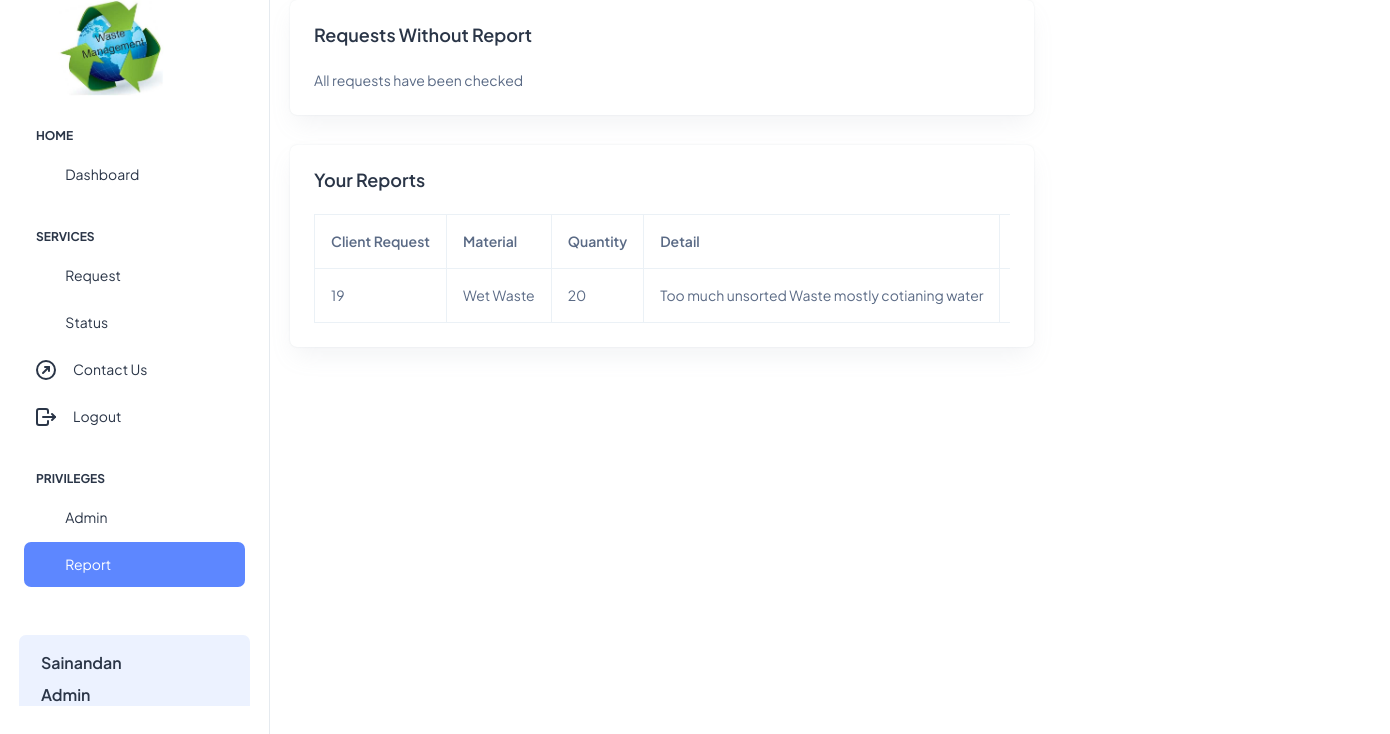
The page /reports/ (signed in) on the database its author committed.
### base/models.py (models this page shows, shortened)
class User(AbstractUser):
    username = models.CharField(max_length=255, unique=True)
    fullname = models.CharField(max_length=255, default="")
    email = models.EmailField(unique=True)
    mobile_number = models.CharField(max_length=15)
    collector = models.BooleanField(default=False)
    groups = models.ManyToManyField('auth.Group', related_name='base_user_groups', blank=True)
    user_permissions = models.ManyToManyField('auth.Permission', related_name='base_user_permissions', blank=True)
    objects = CustomUserManager()

class CollectorReport(models.Model):
    collector = models.ForeignKey(User, on_delete=models.CASCADE, default=None)
    client_request = models.OneToOneField('ClientRequest', on_delete=models.CASCADE, default=None, unique=True)
    material = models.TextField(default=None)
    quantity = models.IntegerField(default=None)
    detail = models.TextField(default=None)
    finalprice = models.DecimalField(max_digits=10, decimal_places=2, null=True, blank=True)
    confirmation_from_client = models.BooleanField(default=False)
    transaction_completed = models.BooleanField(default=False)
    timestamp = models.DateTimeField(auto_now_add=True)

class ClientRequest(models.Model):
    user = models.ForeignKey(User, on_delete=models.CASCADE)
    location = models.CharField(max_length=255)
    type_of_waste = models.CharField(max_length=50, choices=[
        ('Plastic', 'Plastic'),
        ('Paper', 'Paper'),
        ('Glass', 'Glass'),
        ('Metal', 'Metal'),
        ('Wet waste', 'Wet waste'),
        ('Dry waste', 'Dry waste'),
        ('Others', 'Others'),
    ])
    timestamp = models.DateTimeField(auto_now_add=True)
    alloted = models.BooleanField(default=False)

### base/views.py (the view)
# urls.py: path('reports/',views.reports , name='reports'),
def reports(request):
    collector_reports = CollectorReport.objects.filter(collector=request.user)
    allocations = Allocation.objects.filter(collector=request.user)
    requests_without_report = []
    for alloc in allocations:
        requests_report = CollectorReport.objects.filter(client_request=alloc.client_request).first()
        if not requests_report:
            request_of_client = ClientRequest.objects.get(id=alloc.client_request.id)
            requests_without_report.append(request_of_client)
    context = {
        'requests_without_report': requests_without_report,
        'collector_reports': collector_reports
    }
    return render(request, 'report.html', context)

### base/templates/report.html (shortened to what this page needs)
{% extends 'base.html' %}
{% block content %}
{% include 'navbar.html' %}
<div class="container custom-container">
  <div class="col-lg-8 ml-5">
    <div class="card w-100">
      <div class="card-body p-4">
        <h5 class="card-title fw-semibold mb-4">Requests Without Report</h5>
        {% if requests_without_report %}
        <div class="table-responsive">
          <table class="table table-bordered text-nowrap mb-0 align-middle">
            <thead class="thead-dark">
              <tr>
                <th>Request ID</th>
                <th>Client</th>
                <th>Mobile Number</th>
                <th>Detail</th>
                <th>Location</th>
                <th>Requested Time</th>
                <th>Action</th>
              </tr>
            </thead>
            <tbody>
              {% for request in requests_without_report %}
              <tr>
                <td>{{ request.id }}</td>
                <td>{{ request.user.username }}</td>
                <td>{{ request.user.mobile_number }}</td>
                <td>{{ request.detail }}</td>
                <td>{{ request.location }}</td>
                <td>{{ request.timestamp|date:"F j, Y H:i:s" }}</td>
                <td>
                  <a href="{% url 'submit_report' request.id %}" class="btn btn-primary">Create a Record</a>
                </td>
              </tr>
              {% endfor %}
            </tbody>
          </table>
        </div>
        {% else %}
        All requests have been checked
        {% endif %}
      </div>
    </div>
  </div>
  <div class="col-lg-8 ml-5">
    <div class="card w-100">
      <div class="card-body p-4">
        <h5 class="card-title fw-semibold mb-4">Your Reports</h5>
        {% if collector_reports %}
        <div class="table-responsive">
          <table class="table table-bordered text-nowrap mb-0 align-middle">
            <thead class="thead-dark">
              <tr>
                <th>Client Request</th>
                <th>Material</th>
                <th>Quantity</th>
                <th>Detail</th>
                <th>Final Price</th>
              </tr>
            </thead>
            <tbody>
              {% for report in collector_reports %}
              <tr>
                <td>{{ report.client_request.id }}</td>
                <td>{{ report.material }}</td>
                <td>{{ report.quantity }}</td>
                <td>{{ report.detail }}</td>
                <td>{{ report.finalprice }}</td>
              </tr>
              {% endfor %}
            </tbody>
          </table>
        </div>
        {% else %}
        No reports submitted yet
        {% endif %}
      </div>
    </div>
  </div>
</div>
{% endblock %}

### base/templates/navbar.html (shortened to what this page needs)
{% extends 'base.html' %}
{% load static %}
{% block content %}
<div class="page-wrapper" id="main-wrapper" data-layout="vertical" data-navbarbg="skin6" data-sidebartype="full"
  data-sidebar-position="fixed" data-header-position="fixed">
  <aside class="left-sidebar">
    <div>
      <div class="brand-logo d-flex align-items-center justify-content-between">
        <a href="{% url 'home' %}" class="text-nowrap logo-img"><img src="{% static 'images/logos/wm.jpg' %}"
            width="180" alt="Logo" /></a>
      </div>
      <nav class="sidebar-nav scroll-sidebar" data-simplebar="">
        <ul id="sidebarnav">
          <li class="nav-small-cap">
            <span class="hide-menu">Home</span>
          </li>
          <li class="sidebar-item">
            <a class="sidebar-link" href="{% url 'home' %}" aria-expanded="false">
              <span><i class="ti ti-layout-dashboard"></i></span>
              <span class="hide-menu">Dashboard</span>
            </a>
          </li>
          <li class="nav-small-cap">
            <span class="hide-menu">Services</span>
          </li>
          <li class="sidebar-item">
            <a class="sidebar-link" href="{% url 'request' %}" aria-expanded="false">
              <span><i class="ti ti-file-text"></i></span>
              <span class="hide-menu">Request</span>
            </a>
          </li>
          <li class="sidebar-item">
            <a class="sidebar-link" href="{% url 'status' %}" aria-expanded="false">
              <span><i class="ti ti-alert-circle"></i></span>
              <span class="hide-menu">Status</span>
            </a>
          </li>
          <li class="sidebar-item">
            <a class="sidebar-link" href="{% url 'contact_us' %}" aria-expanded="false">
              <span class="hide-menu">Contact Us</span>
            </a>
          </li>
          {% if user.is_authenticated %}
          <li class="sidebar-item">
            <a class="sidebar-link" href="{% url 'logout' %}" aria-expanded="false">
              <span class="hide-menu">Logout</span>
            </a>
          </li>
          {% if request.user.is_superuser %}
          <li class="nav-small-cap">
            <span class="hide-menu">Privileges</span>
          </li>
          <li class="sidebar-item">
            <a class="sidebar-link" href="{% url 'admin_page' %}" aria-expanded="false">
              <span><i class="ti ti-settings"></i></span>
              <span class="hide-menu">Admin</span>
            </a>
          </li>
          {% if request.user.collector %}
          <li class="sidebar-item">
            <a class="sidebar-link" href="{% url 'reports' %}" aria-expanded="false">
              <span><i class="ti ti-file"></i></span>
              <span class="hide-menu">Report</span>
            </a>
          </li>
          {% endif %}
          {% endif %}
          {% endif %}
        </ul>
        {% if user.is_authenticated %}
        <div class="unlimited-access hide-menu bg-light-primary position-relative mb-7 mt-5 rounded">
          <div class="d-flex">
            <div class="unlimited-access-title me-3">
              <h4 class="fw-semibold fs-4 mb-6 text-dark w-85">{{ request.user.username }}</h4>
              {% if request.user.is_superuser %}
              <h6 class="fw-semibold fs-4 mb-6 text-dark w-85"> Admin </h6>
              {% elif request.user.collector %}
              <h6 class="fw-semibold fs-4 mb-6 text-dark w-85"> collector </h6>
              {% else %}
              <h6 class="fw-semibold fs-4 mb-6 text-dark w-85"> User </h6>
              {% endif %}
            </div>
          </div>
        </div>
        {% endif %}
      </nav>
    </div>
  </aside>
</div>
{% endblock %}

### base/templates/base.html (style rules this page uses)
@media (min-width: 1200px) { .custom-container { margin-left: 20%; } }

### rows shown on the page
User: user.username "Sainandan"
CollectorReport: client_request.id "19", material "Wet Waste", quantity "20", detail "Too much unsorted Waste mostly cotianing water"
